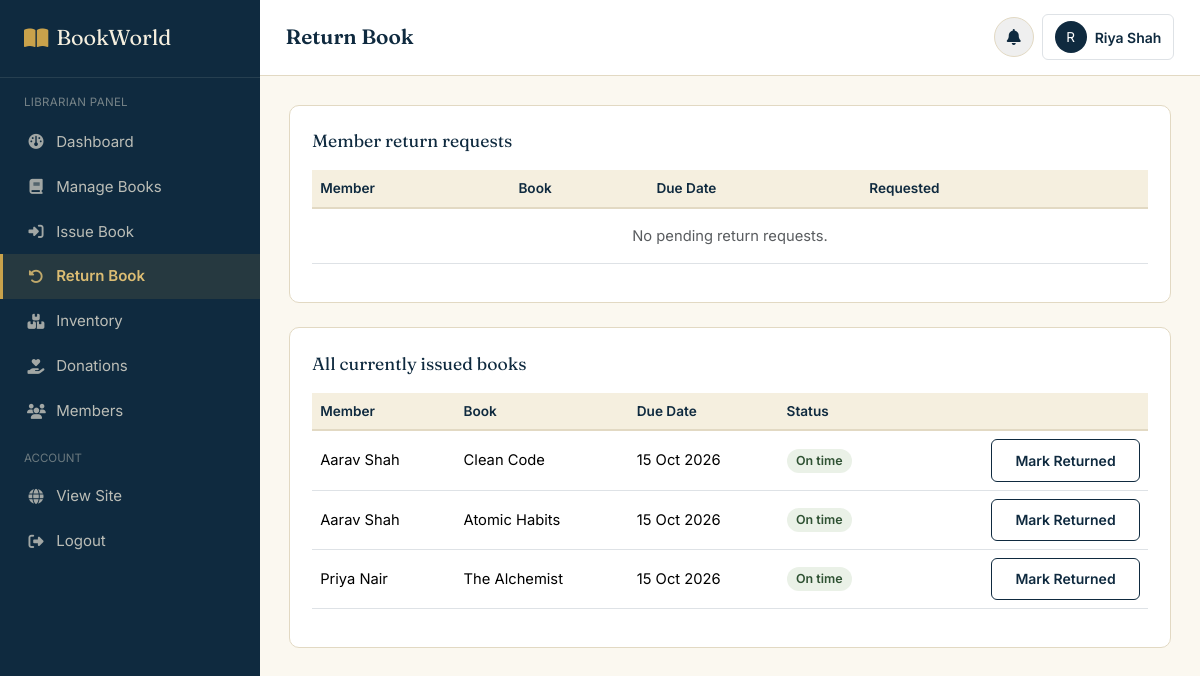
The app's page /librarian/return_book.php (signed in) with its own data.
### tables this page shows
CREATE TABLE book_issues (
    issue_id INT AUTO_INCREMENT PRIMARY KEY,
    member_id INT NOT NULL,
    book_id INT NOT NULL,
    librarian_id INT NULL,
    request_date DATETIME DEFAULT CURRENT_TIMESTAMP,
    approval_date DATETIME NULL,
    issue_date DATE NULL,
    due_date DATE NULL,
    return_date DATE NULL,
    status ENUM('requested','approved','rejected','issued','returned','overdue') DEFAULT 'requested',
    remarks VARCHAR(255),
    FOREIGN KEY (member_id) REFERENCES member(member_id) ON DELETE CASCADE,
    FOREIGN KEY (book_id) REFERENCES books(book_id) ON DELETE CASCADE,
    FOREIGN KEY (librarian_id) REFERENCES librarian(librarian_id) ON DELETE SET NULL
);

CREATE TABLE member (
    member_id INT AUTO_INCREMENT PRIMARY KEY,
    name VARCHAR(100) NOT NULL,
    email VARCHAR(150) NOT NULL UNIQUE,
    password VARCHAR(255) NOT NULL,
    phone VARCHAR(15),
    address VARCHAR(255),
    profile_photo VARCHAR(255) DEFAULT 'default.png',
    registration_date DATETIME DEFAULT CURRENT_TIMESTAMP,
    status ENUM('active','inactive','suspended') DEFAULT 'active'
);

CREATE TABLE books (
    book_id INT AUTO_INCREMENT PRIMARY KEY,
    title VARCHAR(200) NOT NULL,
    author VARCHAR(150) NOT NULL,
    isbn VARCHAR(20) UNIQUE,
    publisher VARCHAR(150),
    publication_year YEAR,
    language VARCHAR(50) DEFAULT 'English',
    category_id INT,
    price DECIMAL(10,2) DEFAULT 0.00,
    description TEXT,
    book_image VARCHAR(255) DEFAULT 'default-book.png',
    status ENUM('active','inactive') DEFAULT 'active',
    view_count INT DEFAULT 0,
    created_at DATETIME DEFAULT CURRENT_TIMESTAMP,
    FOREIGN KEY (category_id) REFERENCES categories(category_id) ON DELETE SET NULL
);

### includes/functions.php (called while the page is built, shortened)
<?php
function clean($str) {
    return htmlspecialchars(trim($str), ENT_QUOTES, 'UTF-8');
}
function fmt_date($date) {
    return date('d M Y', strtotime($date));
}

### librarian/return_book.php (the view, shortened to what this page needs)
<?php
require_once '../config/database.php';
require_once '../includes/functions.php';
$return_requests = mysqli_query($conn, "SELECT rr.*, bi.due_date, b.title, m.name AS member_name
                                         FROM return_requests rr
                                         JOIN book_issues bi ON bi.issue_id = rr.issue_id
                                         JOIN books b ON b.book_id = bi.book_id
                                         JOIN member m ON m.member_id = rr.member_id
                                         WHERE rr.status = 'pending' ORDER BY rr.request_date ASC");
$currently_issued = mysqli_query($conn, "SELECT bi.*, b.title, m.name AS member_name,
                                          DATEDIFF(CURDATE(), bi.due_date) AS days_overdue
                                          FROM book_issues bi JOIN books b ON b.book_id=bi.book_id JOIN member m ON m.member_id=bi.member_id
                                          WHERE bi.status='issued' ORDER BY bi.due_date ASC");
?>
<!DOCTYPE html>
<html lang="en">
<head>
<link href="https://cdn.jsdelivr.net/npm/bootstrap@5.3.3/dist/css/bootstrap.min.css" rel="stylesheet">
<link rel="stylesheet" href="https://cdnjs.cloudflare.com/ajax/libs/font-awesome/6.5.2/css/all.min.css">
<link rel="stylesheet" href="../assets/css/style.css">
<link rel="stylesheet" href="../assets/css/dashboard.css">
</head>
<body>
<div class="bw-app">
<?php include '../includes/sidebar_librarian.php'; ?>
<main class="bw-main">
<?php include '../includes/dashboard_topbar.php'; ?>
<div class="bw-content">
  <div class="bw-panel mb-4">
    <div class="panel-title">Member return requests</div>
    <div class="table-responsive">
      <table class="table table-bw align-middle">
        <thead><tr><th>Member</th><th>Book</th><th>Due Date</th><th>Requested</th><th></th></tr></thead>
        <tbody>
          <?php if (mysqli_num_rows($return_requests) === 0): ?>
            <tr><td colspan="5" class="text-center text-muted py-3">No pending return requests.</td></tr>
          <?php endif; ?>
        </tbody>
      </table>
    </div>
  </div>
  <div class="bw-panel">
    <div class="panel-title">All currently issued books</div>
    <div class="table-responsive">
      <table class="table table-bw align-middle">
        <thead><tr><th>Member</th><th>Book</th><th>Due Date</th><th>Status</th><th></th></tr></thead>
        <tbody>
          <?php while ($ci = mysqli_fetch_assoc($currently_issued)): ?>
            <tr>
              <td><?= clean($ci['member_name']) ?></td>
              <td><?= clean($ci['title']) ?></td>
              <td><?= fmt_date($ci['due_date']) ?></td>
              <td>
                <?php if ($ci['days_overdue'] > 0): ?>
                  <span class="badge-bw-danger"><?= $ci['days_overdue'] ?> day(s) overdue</span>
                <?php else: ?>
                  <span class="badge-bw-success">On time</span>
                <?php endif; ?>
              </td>
              <td class="text-end">
                <form method="POST">
                  <button type="button" class="btn btn-sm btn-bw-outline bw-confirm-action" data-action-label="mark this book as returned" data-action-icon="question">Mark Returned</button>
                </form>
              </td>
            </tr>
          <?php endwhile; ?>
        </tbody>
      </table>
    </div>
  </div>
</div>
</main>
</div>
</body>
</html>

### assets/css/style.css (style rules this page uses)
:root { --bw-navy: #0F2A3F; --bw-navy-light: #1A4160; --bw-green: #2F5233; --bw-green-light: #3E6B45; --bw-brass: #C9A24B; --bw-brass-light: #DCBD73; --bw-paper: #F5EFDF; --bw-paper-soft: #FBF8F0; --bw-ink: #1D2430; --bw-slate: #5B6472; --bw-line: #E2D9C3; --bw-danger: #A93F35; --bw-danger-bg: #FBEAE7; --bw-success: #2F5233; --bw-success-bg: #EAF1E7; --bw-warning: #B4791F; --bw-warning-bg: #FBF1E1; --font-display: 'Fraunces', Georgia, serif; --font-body: 'Inter', -apple-system, BlinkMacSystemFont, sans-serif; --radius-sm: 6px; --radius-md: 10px; --shadow-card: 0 1px 3px rgba(15, 42, 63, 0.08), 0 1px 2px rgba(15, 42, 63, 0.06); }
* { box-sizing: border-box; }
body { font-family: var(--font-body); color: var(--bw-ink); background: var(--bw-paper-soft); margin: 0; }
.btn-bw-outline { background: transparent; border: 1.5px solid var(--bw-navy); color: var(--bw-navy); font-weight: 600; padding: 0.6rem 1.45rem; border-radius: var(--radius-sm); transition: all 0.15s ease; }
.badge-bw-success { background: var(--bw-success-bg); color: var(--bw-success); font-weight: 600; }
.badge-bw-success, .badge-bw-danger, .badge-bw-warning, .badge-bw-navy { padding: 0.35em 0.75em; border-radius: 20px; font-size: 0.78rem; }

### assets/css/dashboard.css (style rules this page uses)
.bw-app { display: flex; min-height: 100vh; }
.bw-main { flex: 1; min-width: 0; background: var(--bw-paper-soft); }
.bw-content { padding: 1.8rem; }
.bw-panel { background: #fff; border: 1px solid var(--bw-line); border-radius: var(--radius-md); padding: 1.4rem; }
.bw-panel .panel-title { font-family: var(--font-display); font-size: 1.1rem; color: var(--bw-navy); margin-bottom: 1rem; }
.table-bw thead th { background: var(--bw-paper); color: var(--bw-navy); font-weight: 600; font-size: 0.85rem; border-bottom: 2px solid var(--bw-line); }
.table-bw td { vertical-align: middle; font-size: 0.92rem; }

### records on screen
book_issues: member.name "Aarav Shah", book.title "Clean Code", due_date "15 Oct 2026"
book_issues: member.name "Aarav Shah", book.title "Atomic Habits", due_date "15 Oct 2026"
book_issues: member.name "Priya Nair", book.title "The Alchemist", due_date "15 Oct 2026"

### other values on screen
$page_title "Return Book"
substr($current_user_name, 0, 1) "R"
$current_user_name "Riya Shah"
